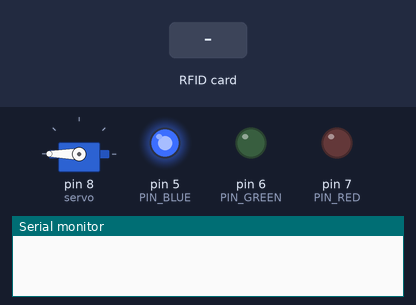
The sketch below on a simulated Arduino Uno, built with avr-gcc and run on an emulated ATmega328P. Shown: servo, output pins drawn as LEDs (lit = HIGH), the last lines printed to the serial monitor. The inputs (shaded band) are chosen by the test bench. Pins used as bus, display or sensor lines are not drawn.

Above: at 1.2 s.
1.3 s: RFID card 83 FD 75 DD held to the reader
At 2.2 s:
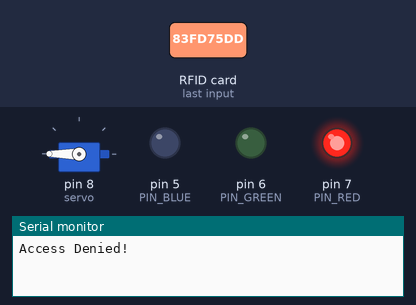
4.3 s: RFID card F3 84 2F FB held to the reader
At 4.7 s:
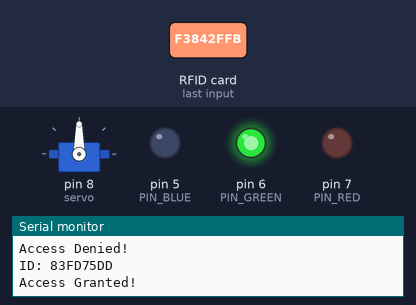
7.3 s: RFID card 5E 7A 19 C4 held to the reader
At 8.5 s:
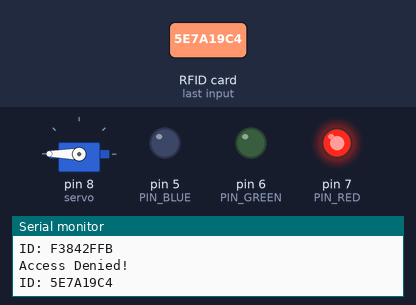
Timing chart, 0 to 10.8 s (numbered marks = the images above; inputs shaded):
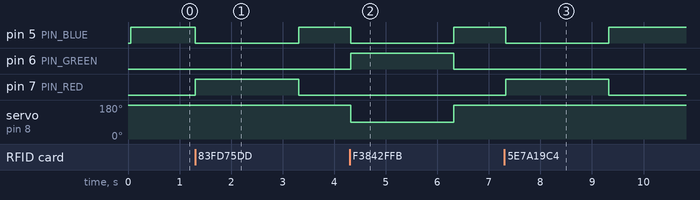

Measured:
- after the input at 1.3 s, pin 5 (PIN_BLUE): HIGH → LOW at once, → HIGH 2.0 s later; pin 7 (PIN_RED): LOW → HIGH at once, → LOW 2.0 s later
- after the input at 4.3 s, pin 5 (PIN_BLUE): HIGH → LOW at once, → HIGH 2.0 s later; pin 6 (PIN_GREEN): LOW → HIGH at once, → LOW 2.0 s later; servo on pin 8 (servo): 180° → 90° at once, → 180° 2.0 s later
- after the input at 7.3 s, pin 5 (PIN_BLUE): HIGH → LOW at once, → HIGH 2.0 s later; pin 7 (PIN_RED): LOW → HIGH at once, → LOW 2.0 s later

The sketch:

Carte_Acces_Servo.ino
```cpp
#include "SPI.h"
#include "MFRC522.h"
#include "Servo.h"

Servo servo; // création de l'objet "servo"

#define RST_PIN  9 // RES pin
#define SS_PIN  10 // SDA (SS) pin

byte readCard[4];
String cardIDb = " 83FD75DD"; // remplacer par l'ID de votre tag
String cardIDc = "F3842FFB"; // remplacer par l'ID de votre tag
String tagID = "";

const int PIN_RED   = 7;
const int PIN_GREEN = 6;
const int PIN_BLUE  = 5;

////variables to hold our color intensities and direction
////and define some initial "random" values to seed it
//int red             = 254;
//int green           = 1;
//int blue            = 127;
//int red_direction   = -1;
//int green_direction = 1;
//int blue_direction  = -1;

MFRC522 mfrc522(SS_PIN, RST_PIN);

void setup() {
   Serial.begin(9600);
   SPI.begin();
   mfrc522.PCD_Init();
   pinMode(PIN_RED,   OUTPUT);
   pinMode(PIN_GREEN, OUTPUT);
   pinMode(PIN_BLUE,  OUTPUT);
   servo.attach(8); // attache le servo au pin spécifié
}

void loop() {
    setColor(0, 0, 255);
    servo.write(180); // demande au servo de se déplacer à cette position
    while (getID()) {
    if (tagID == cardIDb || tagID == cardIDc) {
      Serial.println("Access Granted!");
      setColor(0, 255, 0);
      servo.write(90);
      delay(1000);
    }
    else {
      Serial.println("Access Denied!");
      setColor(255, 0, 0);
      delay(1000);
    }
    Serial.print("ID: ");
    Serial.println(tagID);
    delay(1000);
    setColor(0, 0, 255);
    servo.write(180);
  }
}

boolean getID() {
  if (! mfrc522.PICC_IsNewCardPresent()) {
    return false;
  }

  if (! mfrc522.PICC_ReadCardSerial()) {
    return false;
  }

  tagID = "";

  for (uint8_t i = 0; i < 4; i++) {
    tagID.concat(String(mfrc522.uid.uidByte[i], HEX));
  }

  tagID.toUpperCase();
  mfrc522.PICC_HaltA();
  return true;
}

void setColor(int R, int G, int B) {
  analogWrite(PIN_RED,   R);
  analogWrite(PIN_GREEN, G);
  analogWrite(PIN_BLUE,  B);
}
```
